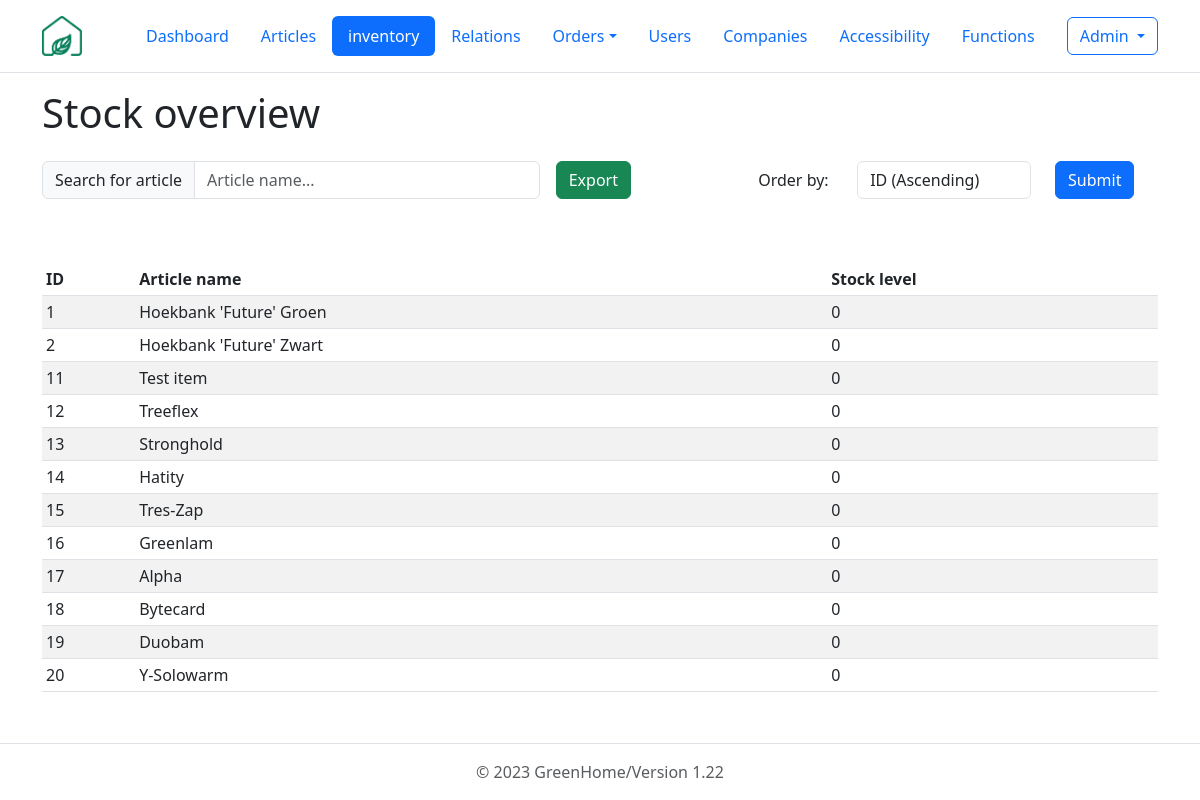
Screenshot of /php/stock/GUI_stock.php (signed in) with the database file from the repository.
### tables this page shows
CREATE TABLE articles (
  id int(10) NOT NULL,
  name varchar(255) NOT NULL,
  description varchar(1500),
  purchase_price decimal(10,2),
  selling_price decimal(10,2),
  is_active tinyint(1) NOT NULL DEFAULT 1,
  image_data MEDIUMBLOB,
  image_mime varchar(50)
);

### php/stock/GUI_stock.php (the view, shortened to what this page needs)
<?php
require_once '../include/db_connect.php';
?>
<!DOCTYPE html>
<html lang="en" class="h-100" data-bs-theme="light">
<head>
  <link href="https://cdn.jsdelivr.net/npm/bootstrap@5.3.0-alpha1/dist/css/bootstrap.min.css" rel="stylesheet">
</head>
<body class="d-flex flex-column h-100">
  <header class="p-3 mb-3 border-bottom">
    <div class="container">
      <div class="d-flex flex-wrap align-items-center justify-content-center justify-content-lg-start">
        <a href="../../dashboard.php" class="d-flex align-items-center mb-2 mb-lg-0 text-dark text-decoration-none me-5">
          <img src="../../images/logo.png" alt="company logo" srcset="" width="40" height="40">
        </a>
        <ul class="nav col-12 col-lg-auto me-lg-auto mb-2 justify-content-center mb-md-0 nav-pills">
          <li class="nav-item"><a href="../../dashboard.php" class="nav-link">Dashboard</a></li>
          <li class="nav-item"><a href="../articles/GUI_articles.php" class="nav-link" >Articles</a></li>
          <li class="nav-item"><a href="../stock/GUI_stock.php" class="nav-link active" aria-current="page" >inventory</a></li>
          <li class="nav-item"><a href="../relations/GUI_relations.php" class="nav-link" aria-current="page" >Relations</a></li>
          <li class="nav-item dropdown">
            <a class="nav-link dropdown-toggle" data-bs-toggle="dropdown" href="#" role="button" aria-expanded="false">Orders</a>
          </li>
          <li class="nav-item"><a href="../users/GUI_users.php" class="nav-link">Users</a></li>
          <li class="nav-item "><a class="nav-link" href="../companies/GUI_companies.php">Companies</a></li>
          <li class="nav-item "><a class="nav-link" href="../accessibilities/GUI_accessibilities.php">Accessibility</a></li>
          <li class="nav-item "><a  href="../functions/GUI_functions.php" class="nav-link">Functions</a></li>
        </ul>
        <?php
          if(isset($_SESSION['user_id'])):?>
            <div class='dropdown text-end'>
              <button class="btn btn-outline-primary dropdown-toggle" type="button" data-bs-toggle="dropdown" aria-expanded="false">
              <?=$_SESSION['user_name']?>
              </button>
            </div>
          <?php else :?>
            <div class='nav-item ml-auto'>
            <a href='../users/GUI_login.php' class='btn btn-outline-primary'>Login</a>
            </div>
          <?php endif;?>
      </div>
    </div>
  </header>
  <div class="container">
    <h1>Stock overview</h1>
  </div>
  <div class="container">
    <div class="d-flex align-items-center mb-5">
      <div class="input-group my-3 me-3">
        <span class="input-group-text" id="tableSearchBar">Search for article</span>
        <input type="text" class="form-control" id="searchInput" placeholder="Article name..." aria-label="articlename" aria-describedby="tableSearchBar" onkeyup="tableSearch()">
      </div>
      <a href="../include/exportData.php?report=exportStock" class="btn btn-success my-3">Export</a>
      <div class="container d-flex align-items-center justify-content-end my-3 me-3">
        <form method="get">
          <div class="form-group row align-items-center">
            <label for="order_by" class="col-sm-3 col-form-label">Order by:</label>
            <div class="col-sm-6">
              <select class="form-control" id="order_by" name="order_by">
                <option value="id_asc">ID (Ascending)</option>
              </select>
            </div>
            <div class="col-sm-3">
              <button type="submit" class="btn btn-primary">Submit</button>
            </div>
          </div>
        </form>
      </div>
    </div>
    <table class="table table-striped table-sm" id="table">
      <thead>
        <tr>
          <th>ID</th>
          <th>Article name</th>
          <th>Stock level</th>
        </tr>
      </thead>
      <tbody>
      <?php
      $records_per_page = 25;
      $current_page = isset($_GET['page']) && is_numeric($_GET['page']) ? (int)$_GET['page'] : 1;
      $offset = ($current_page - 1) * $records_per_page;
      if(isset($_GET["order_by"])){
        $get_order_by = $_GET["order_by"];
        switch($get_order_by) {
          case "article_name_asc":
            $order_by = "article_name ASC";
            break;
          case "article_name_desc":
            $order_by = "article_name DESC";
            break;
          case "id_asc":
            $order_by = "id ASC";
            break;
          case "id_desc":
            $order_by = "id DESC";
            break;
          case "stock_level_asc":
            $order_by = "stock_level ASC";
            break;
          case "stock_level_desc":
            $order_by = "stock_level DESC";
            break;
          default:
            $order_by = "id ASC";
        }
      } else {
        $order_by = "id ASC";
      }
      $sql = "WITH total_incoming AS (
        SELECT articles.id AS article_id, SUM(order_lines.quantity) AS incoming_stock
        FROM order_lines
        JOIN orders
            ON order_lines.order_id = orders.id
        JOIN articles
            ON articles.id = order_lines.article_id
        WHERE orders.order_type = 0
        GROUP BY articles.id
      ), total_outgoing AS (
        SELECT articles.id AS article_id, SUM(order_lines.quantity) AS outgoing_stock
        FROM order_lines
        JOIN orders
            ON order_lines.order_id = orders.id
        JOIN articles
            ON articles.id = order_lines.article_id
        WHERE orders.order_type = 1
        GROUP BY articles.id
      )
      SELECT articles.id AS 'id', articles.name AS 'article_name',
            COALESCE(SUM(total_incoming.incoming_stock), 0) - COALESCE(SUM(total_outgoing.outgoing_stock), 0) AS 'stock_level'
      FROM articles
      LEFT JOIN total_incoming
          ON articles.id = total_incoming.article_id
      LEFT JOIN total_outgoing
          ON articles.id = total_outgoing.article_id
      GROUP BY articles.id, articles.name
      ORDER BY $order_by
      LIMIT $records_per_page
      OFFSET $offset;";
      $result = $connection->query($sql);
      while($row = $result->fetch_assoc()) {
        echo "<tr>
        <td>$row[id]</td>
        <td>$row[article_name]</td>
        <td>$row[stock_level]</td>
        </tr>";
      }
      ?>
      </tbody>
    </table>
  </div>
  <?php
  require_once '..\include\footer.php'?>
</body>
</html>

### rows the page displays
articles: id "1", name "Hoekbank 'Future' Groen", row "0"
articles: id "2", name "Hoekbank 'Future' Zwart", row "0"
articles: id "11", name "Test item", row "0"
articles: id "12", name "Treeflex", row "0"
articles: id "13", name "Stronghold", row "0"
articles: id "14", name "Hatity", row "0"
articles: id "15", name "Tres-Zap", row "0"
articles: id "16", name "Greenlam", row "0"
articles: id "17", name "Alpha", row "0"
articles: id "18", name "Bytecard", row "0"
articles: id "19", name "Duobam", row "0"
articles: id "20", name "Y-Solowarm", row "0"

### other values shown
$_SESSION['user_name'] "Admin"
